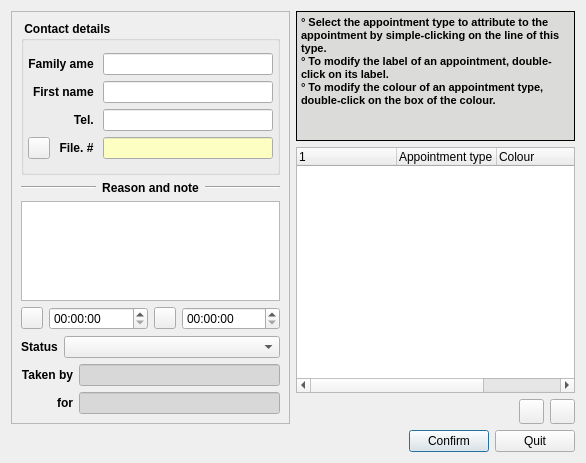
<?xml version="1.0" encoding="UTF-8"?>
<ui version="4.0">
 <class>C_Dlg_RdvTypeConfig</class>
 <widget class="QDialog" name="C_Dlg_RdvTypeConfig">
  <property name="geometry">
   <rect>
    <x>0</x>
    <y>0</y>
    <width>586</width>
    <height>463</height>
   </rect>
  </property>
  <property name="sizePolicy">
   <sizepolicy hsizetype="Expanding" vsizetype="Expanding">
    <horstretch>0</horstretch>
    <verstretch>0</verstretch>
   </sizepolicy>
  </property>
  <property name="windowTitle">
   <string>Appointment parameters</string>
  </property>
  <layout class="QGridLayout" name="gridLayout_12">
   <item row="0" column="0">
    <widget class="QFrame" name="frame_RdvEdit">
     <property name="frameShape">
      <enum>QFrame::StyledPanel</enum>
     </property>
     <property name="frameShadow">
      <enum>QFrame::Raised</enum>
     </property>
     <layout class="QGridLayout" name="gridLayout_9">
      <item row="0" column="0">
       <widget class="QGroupBox" name="groupBox_Coordonnees">
        <property name="font">
         <font>
          <weight>75</weight>
          <bold>true</bold>
         </font>
        </property>
        <property name="title">
         <string> Contact details </string>
        </property>
        <layout class="QGridLayout" name="gridLayout_8">
         <property name="margin">
          <number>4</number>
         </property>
         <item row="0" column="0">
          <layout class="QGridLayout" name="gridLayout_6">
           <item row="0" column="0">
            <layout class="QGridLayout" name="gridLayout_5">
             <item row="0" column="0">
              <widget class="QLabel" name="label_2">
               <property name="font">
                <font>
                 <weight>75</weight>
                 <bold>true</bold>
                </font>
               </property>
               <property name="text">
                <string>Family ame </string>
               </property>
               <property name="alignment">
                <set>Qt::AlignRight|Qt::AlignTrailing|Qt::AlignVCenter</set>
               </property>
              </widget>
             </item>
             <item row="1" column="0">
              <widget class="QLabel" name="label_3">
               <property name="font">
                <font>
                 <weight>75</weight>
                 <bold>true</bold>
                </font>
               </property>
               <property name="text">
                <string>First name </string>
               </property>
               <property name="alignment">
                <set>Qt::AlignRight|Qt::AlignTrailing|Qt::AlignVCenter</set>
               </property>
              </widget>
             </item>
             <item row="2" column="0">
              <widget class="QLabel" name="label_4">
               <property name="font">
                <font>
                 <weight>75</weight>
                 <bold>true</bold>
                </font>
               </property>
               <property name="text">
                <string>Tel. </string>
               </property>
               <property name="alignment">
                <set>Qt::AlignRight|Qt::AlignTrailing|Qt::AlignVCenter</set>
               </property>
              </widget>
             </item>
             <item row="3" column="0">
              <layout class="QGridLayout" name="gridLayout_4">
               <item row="0" column="0">
                <widget class="QPushButton" name="pushButton_Anonymize">
                 <property name="maximumSize">
                  <size>
                   <width>22</width>
                   <height>22</height>
                  </size>
                 </property>
                 <property name="toolTip">
                  <string>Anonymise an appointment (not linked to a file)</string>
                 </property>
                 <property name="text">
                  <string/>
                 </property>
                </widget>
               </item>
               <item row="0" column="1">
                <widget class="QLabel" name="label_5">
                 <property name="font">
                  <font>
                   <weight>75</weight>
                   <bold>true</bold>
                  </font>
                 </property>
                 <property name="text">
                  <string>File. #</string>
                 </property>
                 <property name="alignment">
                  <set>Qt::AlignCenter</set>
                 </property>
                </widget>
               </item>
              </layout>
             </item>
            </layout>
           </item>
           <item row="0" column="1">
            <layout class="QVBoxLayout" name="verticalLayout">
             <item>
              <widget class="QLineEdit" name="lineEdit_Nom">
               <property name="font">
                <font>
                 <weight>50</weight>
                 <bold>false</bold>
                </font>
               </property>
              </widget>
             </item>
             <item>
              <widget class="QLineEdit" name="lineEdit_Prenom">
               <property name="font">
                <font>
                 <weight>50</weight>
                 <bold>false</bold>
                </font>
               </property>
              </widget>
             </item>
             <item>
              <widget class="QLineEdit" name="lineEdit_Tel">
               <property name="font">
                <font>
                 <weight>50</weight>
                 <bold>false</bold>
                </font>
               </property>
              </widget>
             </item>
             <item>
              <widget class="QLineEdit" name="lineEdit_GUID">
               <property name="palette">
                <palette>
                 <active>
                  <colorrole role="Base">
                   <brush brushstyle="SolidPattern">
                    <color alpha="255">
                     <red>252</red>
                     <green>255</green>
                     <blue>193</blue>
                    </color>
                   </brush>
                  </colorrole>
                 </active>
                 <inactive>
                  <colorrole role="Base">
                   <brush brushstyle="SolidPattern">
                    <color alpha="255">
                     <red>252</red>
                     <green>255</green>
                     <blue>193</blue>
                    </color>
                   </brush>
                  </colorrole>
                 </inactive>
                 <disabled>
                  <colorrole role="Base">
                   <brush brushstyle="SolidPattern">
                    <color alpha="255">
                     <red>255</red>
                     <green>255</green>
                     <blue>255</blue>
                    </color>
                   </brush>
                  </colorrole>
                 </disabled>
                </palette>
               </property>
               <property name="font">
                <font>
                 <pointsize>8</pointsize>
                 <weight>50</weight>
                 <bold>false</bold>
                </font>
               </property>
               <property name="readOnly">
                <bool>true</bool>
               </property>
              </widget>
             </item>
            </layout>
           </item>
          </layout>
         </item>
        </layout>
       </widget>
      </item>
      <item row="1" column="0">
       <layout class="QGridLayout" name="gridLayout_7">
        <item row="2" column="0">
         <layout class="QHBoxLayout" name="horizontalLayout_4">
          <item>
           <widget class="QLabel" name="label_8">
            <property name="font">
             <font>
              <weight>75</weight>
              <bold>true</bold>
             </font>
            </property>
            <property name="text">
             <string>Status</string>
            </property>
            <property name="alignment">
             <set>Qt::AlignCenter</set>
            </property>
           </widget>
          </item>
          <item>
           <widget class="QComboBox" name="comboBox_Statut">
            <property name="sizePolicy">
             <sizepolicy hsizetype="Expanding" vsizetype="Fixed">
              <horstretch>0</horstretch>
              <verstretch>0</verstretch>
             </sizepolicy>
            </property>
            <property name="toolTip">
             <string>Choose appointment's status</string>
            </property>
           </widget>
          </item>
         </layout>
        </item>
        <item row="0" column="0">
         <layout class="QGridLayout" name="gridLayout_3">
          <item row="1" column="0">
           <widget class="QTextEdit" name="textEdit_note">
            <property name="maximumSize">
             <size>
              <width>16777215</width>
              <height>100</height>
             </size>
            </property>
            <property name="tabChangesFocus">
             <bool>true</bool>
            </property>
           </widget>
          </item>
          <item row="0" column="0">
           <layout class="QHBoxLayout" name="horizontalLayout_2">
            <item>
             <widget class="Line" name="line">
              <property name="orientation">
               <enum>Qt::Horizontal</enum>
              </property>
             </widget>
            </item>
            <item>
             <widget class="QLabel" name="label">
              <property name="font">
               <font>
                <weight>75</weight>
                <bold>true</bold>
               </font>
              </property>
              <property name="text">
               <string>Reason and note</string>
              </property>
              <property name="alignment">
               <set>Qt::AlignCenter</set>
              </property>
             </widget>
            </item>
            <item>
             <widget class="Line" name="line_2">
              <property name="orientation">
               <enum>Qt::Horizontal</enum>
              </property>
             </widget>
            </item>
           </layout>
          </item>
         </layout>
        </item>
        <item row="1" column="0">
         <layout class="QHBoxLayout" name="horizontalLayout_5">
          <item>
           <widget class="QPushButton" name="pushButton_Heure">
            <property name="minimumSize">
             <size>
              <width>22</width>
              <height>22</height>
             </size>
            </property>
            <property name="maximumSize">
             <size>
              <width>22</width>
              <height>22</height>
             </size>
            </property>
            <property name="toolTip">
             <string>Change appointment hour; choose from list</string>
            </property>
            <property name="text">
             <string/>
            </property>
           </widget>
          </item>
          <item>
           <widget class="QTimeEdit" name="timeEdit_Heure"/>
          </item>
          <item>
           <widget class="QPushButton" name="pushButton_Duree">
            <property name="minimumSize">
             <size>
              <width>22</width>
              <height>22</height>
             </size>
            </property>
            <property name="maximumSize">
             <size>
              <width>22</width>
              <height>22</height>
             </size>
            </property>
            <property name="toolTip">
             <string>Change appointment duration; choose from list</string>
            </property>
            <property name="text">
             <string/>
            </property>
           </widget>
          </item>
          <item>
           <widget class="QTimeEdit" name="timeEdit_Duree"/>
          </item>
         </layout>
        </item>
       </layout>
      </item>
      <item row="2" column="0">
       <layout class="QGridLayout" name="gridLayout">
        <item row="0" column="0">
         <layout class="QVBoxLayout" name="verticalLayout_3">
          <item>
           <widget class="QLabel" name="label_6">
            <property name="font">
             <font>
              <weight>75</weight>
              <bold>true</bold>
             </font>
            </property>
            <property name="text">
             <string>Taken by</string>
            </property>
            <property name="alignment">
             <set>Qt::AlignRight|Qt::AlignTrailing|Qt::AlignVCenter</set>
            </property>
           </widget>
          </item>
          <item>
           <widget class="QLabel" name="label_7">
            <property name="font">
             <font>
              <weight>75</weight>
              <bold>true</bold>
             </font>
            </property>
            <property name="text">
             <string>for</string>
            </property>
            <property name="alignment">
             <set>Qt::AlignRight|Qt::AlignTrailing|Qt::AlignVCenter</set>
            </property>
           </widget>
          </item>
         </layout>
        </item>
        <item row="0" column="1">
         <layout class="QVBoxLayout" name="verticalLayout_2">
          <item>
           <widget class="QLineEdit" name="lineEdit_PrisPar">
            <property name="maximumSize">
             <size>
              <width>16777215</width>
              <height>16777215</height>
             </size>
            </property>
            <property name="palette">
             <palette>
              <active>
               <colorrole role="Base">
                <brush brushstyle="SolidPattern">
                 <color alpha="255">
                  <red>216</red>
                  <green>216</green>
                  <blue>216</blue>
                 </color>
                </brush>
               </colorrole>
              </active>
              <inactive>
               <colorrole role="Base">
                <brush brushstyle="SolidPattern">
                 <color alpha="255">
                  <red>216</red>
                  <green>216</green>
                  <blue>216</blue>
                 </color>
                </brush>
               </colorrole>
              </inactive>
              <disabled>
               <colorrole role="Base">
                <brush brushstyle="SolidPattern">
                 <color alpha="255">
                  <red>255</red>
                  <green>255</green>
                  <blue>255</blue>
                 </color>
                </brush>
               </colorrole>
              </disabled>
             </palette>
            </property>
            <property name="font">
             <font>
              <pointsize>8</pointsize>
             </font>
            </property>
            <property name="readOnly">
             <bool>true</bool>
            </property>
           </widget>
          </item>
          <item>
           <widget class="QLineEdit" name="lineEdit_PrisPour">
            <property name="maximumSize">
             <size>
              <width>16777215</width>
              <height>16777215</height>
             </size>
            </property>
            <property name="palette">
             <palette>
              <active>
               <colorrole role="Base">
                <brush brushstyle="SolidPattern">
                 <color alpha="255">
                  <red>216</red>
                  <green>216</green>
                  <blue>216</blue>
                 </color>
                </brush>
               </colorrole>
              </active>
              <inactive>
               <colorrole role="Base">
                <brush brushstyle="SolidPattern">
                 <color alpha="255">
                  <red>216</red>
                  <green>216</green>
                  <blue>216</blue>
                 </color>
                </brush>
               </colorrole>
              </inactive>
              <disabled>
               <colorrole role="Base">
                <brush brushstyle="SolidPattern">
                 <color alpha="255">
                  <red>255</red>
                  <green>255</green>
                  <blue>255</blue>
                 </color>
                </brush>
               </colorrole>
              </disabled>
             </palette>
            </property>
            <property name="font">
             <font>
              <pointsize>8</pointsize>
             </font>
            </property>
            <property name="readOnly">
             <bool>true</bool>
            </property>
           </widget>
          </item>
         </layout>
        </item>
       </layout>
      </item>
     </layout>
    </widget>
   </item>
   <item row="0" column="1">
    <layout class="QGridLayout" name="gridLayout_11">
     <item row="1" column="0">
      <widget class="QTreeWidget" name="treeWidget_RdvTypeList">
       <property name="sizePolicy">
        <sizepolicy hsizetype="Minimum" vsizetype="Expanding">
         <horstretch>0</horstretch>
         <verstretch>0</verstretch>
        </sizepolicy>
       </property>
       <property name="rootIsDecorated">
        <bool>false</bool>
       </property>
       <column>
        <property name="text">
         <string/>
        </property>
       </column>
       <column>
        <property name="text">
         <string>Appointment type</string>
        </property>
       </column>
       <column>
        <property name="text">
         <string>Colour</string>
        </property>
       </column>
       <column>
        <property name="text">
         <string>Default duration</string>
        </property>
       </column>
      </widget>
     </item>
     <item row="2" column="0">
      <layout class="QGridLayout" name="gridLayout_10">
       <item row="0" column="0">
        <spacer name="horizontalSpacer_2">
         <property name="orientation">
          <enum>Qt::Horizontal</enum>
         </property>
         <property name="sizeHint" stdset="0">
          <size>
           <width>107</width>
           <height>24</height>
          </size>
         </property>
        </spacer>
       </item>
       <item row="0" column="1">
        <widget class="QPushButton" name="pushButton_Plus">
         <property name="minimumSize">
          <size>
           <width>25</width>
           <height>25</height>
          </size>
         </property>
         <property name="maximumSize">
          <size>
           <width>25</width>
           <height>25</height>
          </size>
         </property>
         <property name="toolTip">
          <string>Add an appointment type</string>
         </property>
         <property name="statusTip">
          <string/>
         </property>
         <property name="whatsThis">
          <string/>
         </property>
         <property name="accessibleName">
          <string/>
         </property>
         <property name="accessibleDescription">
          <string/>
         </property>
         <property name="text">
          <string/>
         </property>
        </widget>
       </item>
       <item row="0" column="2">
        <widget class="QPushButton" name="pushButton_Moins">
         <property name="minimumSize">
          <size>
           <width>25</width>
           <height>25</height>
          </size>
         </property>
         <property name="maximumSize">
          <size>
           <width>25</width>
           <height>25</height>
          </size>
         </property>
         <property name="toolTip">
          <string>Delete an appointment type</string>
         </property>
         <property name="statusTip">
          <string/>
         </property>
         <property name="whatsThis">
          <string/>
         </property>
         <property name="accessibleName">
          <string/>
         </property>
         <property name="accessibleDescription">
          <string/>
         </property>
         <property name="text">
          <string/>
         </property>
        </widget>
       </item>
      </layout>
     </item>
     <item row="0" column="0">
      <widget class="QTextBrowser" name="textBrowser">
       <property name="sizePolicy">
        <sizepolicy hsizetype="Expanding" vsizetype="Expanding">
         <horstretch>0</horstretch>
         <verstretch>0</verstretch>
        </sizepolicy>
       </property>
       <property name="maximumSize">
        <size>
         <width>16777215</width>
         <height>130</height>
        </size>
       </property>
       <property name="palette">
        <palette>
         <active>
          <colorrole role="Base">
           <brush brushstyle="SolidPattern">
            <color alpha="255">
             <red>219</red>
             <green>219</green>
             <blue>218</blue>
            </color>
           </brush>
          </colorrole>
         </active>
         <inactive>
          <colorrole role="Base">
           <brush brushstyle="SolidPattern">
            <color alpha="255">
             <red>219</red>
             <green>219</green>
             <blue>218</blue>
            </color>
           </brush>
          </colorrole>
         </inactive>
         <disabled>
          <colorrole role="Base">
           <brush brushstyle="SolidPattern">
            <color alpha="255">
             <red>255</red>
             <green>255</green>
             <blue>255</blue>
            </color>
           </brush>
          </colorrole>
         </disabled>
        </palette>
       </property>
       <property name="font">
        <font>
         <weight>75</weight>
         <bold>true</bold>
        </font>
       </property>
       <property name="frameShape">
        <enum>QFrame::Box</enum>
       </property>
       <property name="frameShadow">
        <enum>QFrame::Plain</enum>
       </property>
       <property name="lineWidth">
        <number>1</number>
       </property>
       <property name="midLineWidth">
        <number>1</number>
       </property>
       <property name="html">
        <string>&lt;!DOCTYPE HTML PUBLIC &quot;-//W3C//DTD HTML 4.0//EN&quot; &quot;http://www.w3.org/TR/REC-html40/strict.dtd&quot;&gt;
&lt;html&gt;&lt;head&gt;&lt;meta name=&quot;qrichtext&quot; content=&quot;1&quot; /&gt;&lt;style type=&quot;text/css&quot;&gt;
p, li { white-space: pre-wrap; }
&lt;/style&gt;&lt;/head&gt;&lt;body style=&quot; font-family:'Sans Serif'; font-size:9pt; font-weight:600; font-style:normal;&quot;&gt;
&lt;table border=&quot;0&quot; style=&quot;-qt-table-type: root; margin-top:4px; margin-bottom:4px; margin-left:4px; margin-right:4px;&quot;&gt;
&lt;tr&gt;
&lt;td style=&quot;border: none;&quot;&gt;
&lt;p style=&quot; margin-top:0px; margin-bottom:0px; margin-left:0px; margin-right:0px; -qt-block-indent:0; text-indent:0px;&quot;&gt;&lt;span style=&quot; font-size:8pt;&quot;&gt;° Select the appointment type to attribute to the appointment by simple-clicking on the line of this type.&lt;/span&gt;&lt;/p&gt;
&lt;p style=&quot; margin-top:0px; margin-bottom:0px; margin-left:0px; margin-right:0px; -qt-block-indent:0; text-indent:0px;&quot;&gt;&lt;span style=&quot; font-size:8pt;&quot;&gt;° To modify the label of an appointment, double-click on its label.&lt;/span&gt;&lt;/p&gt;
&lt;p style=&quot; margin-top:0px; margin-bottom:0px; margin-left:0px; margin-right:0px; -qt-block-indent:0; text-indent:0px;&quot;&gt;&lt;span style=&quot; font-size:8pt;&quot;&gt;° To modify the colour of an appointment type, double-click on the box of the colour.&lt;/span&gt;&lt;/p&gt;&lt;/td&gt;&lt;/tr&gt;&lt;/table&gt;&lt;/body&gt;&lt;/html&gt;</string>
       </property>
      </widget>
     </item>
    </layout>
   </item>
   <item row="1" column="0" colspan="2">
    <layout class="QGridLayout" name="gridLayout_2">
     <item row="0" column="0">
      <spacer name="horizontalSpacer">
       <property name="orientation">
        <enum>Qt::Horizontal</enum>
       </property>
       <property name="sizeHint" stdset="0">
        <size>
         <width>40</width>
         <height>20</height>
        </size>
       </property>
      </spacer>
     </item>
     <item row="0" column="3">
      <layout class="QHBoxLayout" name="horizontalLayout">
       <item>
        <widget class="QPushButton" name="pushButton_Ok">
         <property name="text">
          <string>Confirm</string>
         </property>
         <property name="shortcut">
          <string>Alt+C</string>
         </property>
         <property name="default">
          <bool>true</bool>
         </property>
        </widget>
       </item>
       <item>
        <widget class="QPushButton" name="pushButton_Quitter">
         <property name="text">
          <string>Quit</string>
         </property>
         <property name="shortcut">
          <string>Alt+Q</string>
         </property>
        </widget>
       </item>
      </layout>
     </item>
    </layout>
   </item>
  </layout>
 </widget>
 <resources/>
 <connections/>
</ui>
